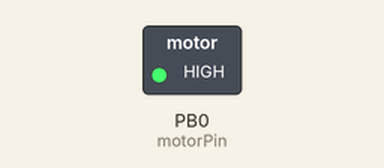
Simulated run of this sketch. Board: ATtiny85, built with avr-gcc and run on an emulated ATtiny85. Parts: switched loads named in the sketch (green lamp = pin HIGH). Sleep ends after the set time or at an interrupt.

Above: at 0.1 s.
At 0.6 s:
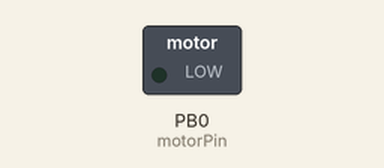
Timing chart, 0 to 2.1 s (numbered marks = the images above):
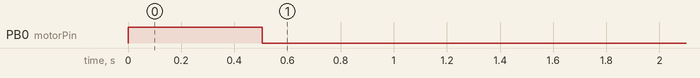

The sketch:

tiro.ino
```cpp
#include <avr/sleep.h>
#include <avr/power.h>
#include <avr/wdt.h>
#include <util/delay.h>

const byte motorPin = 0;

volatile unsigned long wdCounter = 0; // Volatile tells compiler to reload each time instead of optimizing

unsigned long motorDuration = 500000;
unsigned long waitDuration = 0;
unsigned long wdCounterTarget = 75;
unsigned long timeDelayStarted = 0;

bool isInDelay = false;

void setup () {
	pinMode ( motorPin, OUTPUT );

	ADCSRA = 0; // Turn off the ADC

	startMotorSequence(); // Run the motor once on startup
	sleepNow();
}

void loop () {
	if ( wdCounter == wdCounterTarget ) { // Check if counter has reached target.
		wdCounter = 0;
		timeDelayStarted = micros();
		isInDelay = true; // Now in delay mode
	}

	// Continue to loop until enough time has passed to reach waitDuration
	if ( isInDelay
			 && micros() - timeDelayStarted >= waitDuration) {
		startMotorSequence(); // Run the motor sequence
		wdCounter = 0;
		isInDelay = false; // End delay mode
	}

	if ( !isInDelay ) {
		sleepNow();
	}
}

void startMotorSequence() {
	digitalWrite( motorPin, HIGH );
	_delay_us(motorDuration); // Blocking function delay
	digitalWrite ( motorPin, LOW );
}

void sleepNow () {
	set_sleep_mode ( SLEEP_MODE_PWR_DOWN ); // set sleep mode to Power Down. The most energy efficient setting.

	power_all_disable (); // Turn power off to TIMER 1, TIMER 2, and Serial Interface

	noInterrupts (); // Turn off interrupts as a precaution. Timed sequence follows
	resetWatchDog (); // Reset watchdog, making sure every flag is properly set
	sleep_enable (); // Allows the system to be commanded to sleep

	interrupts (); // Turn on interrupts. Guarantees next instruction is executed
	sleep_cpu (); // Goodnight, ATTiny85

	sleep_disable (); // Returns here after Watchdog ISR fires.
	power_all_enable (); // Turn on power to TIMER1, TIMER 2, and Serial Interface
}

void resetWatchDog () {
	MCUSR = 0; // Clear various "reset" flags
	WDTCR = bit ( WDCE ) | bit ( WDE ) | bit ( WDIF ); // Allow changes, disable reset, clear existing interrupt
	WDTCR = bit ( WDIE ) | 1 << WDP3 | 0 << WDP2 | 0 << WDP1 | 0 << WDP0; // 4s timeout

	wdt_reset (); // Reset the watchdog using the parameters
}

ISR ( WDT_vect ) {
	wdt_disable(); // Disable the watchdog timer
	wdCounter++; // Increase the watchdog firing counter.
}
```
